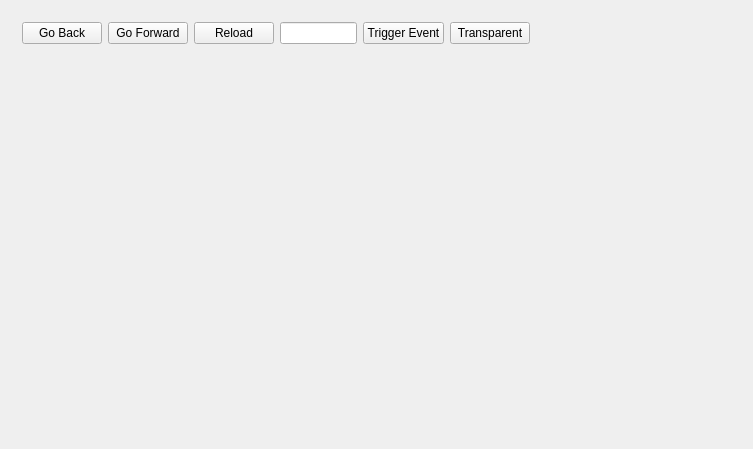
<?xml version="1.0" encoding="UTF-8"?>
<ui version="4.0">
 <class>QCefViewTestClass</class>
 <widget class="QMainWindow" name="QCefViewTestClass">
  <property name="geometry">
   <rect>
    <x>0</x>
    <y>0</y>
    <width>753</width>
    <height>449</height>
   </rect>
  </property>
  <property name="windowTitle">
   <string>QCefViewTest</string>
  </property>
  <widget class="QWidget" name="centralWidget">
   <property name="styleSheet">
    <string notr="true"/>
   </property>
   <layout class="QGridLayout" name="gridLayout">
    <item row="0" column="0">
     <widget class="QWidget" name="widgetNavigationbar" native="true">
      <layout class="QHBoxLayout" name="horizontalLayout">
       <item>
        <widget class="QPushButton" name="pushButtonGoBack">
         <property name="text">
          <string>Go Back</string>
         </property>
        </widget>
       </item>
       <item>
        <widget class="QPushButton" name="pushButtonGoForward">
         <property name="text">
          <string>Go Forward</string>
         </property>
        </widget>
       </item>
       <item>
        <widget class="QPushButton" name="pushButtonReloadOrStop">
         <property name="text">
          <string>Reload</string>
         </property>
        </widget>
       </item>
       <item>
        <widget class="QLineEdit" name="lineEditUrl"/>
       </item>
       <item>
        <widget class="QPushButton" name="pushButtonTriggerEvent">
         <property name="text">
          <string>Trigger Event</string>
         </property>
        </widget>
       </item>
       <item>
        <widget class="QPushButton" name="pushButtonTransparent">
         <property name="text">
          <string>Transparent</string>
         </property>
        </widget>
       </item>
       <item>
        <spacer name="horizontalSpacer">
         <property name="orientation">
          <enum>Qt::Horizontal</enum>
         </property>
         <property name="sizeHint" stdset="0">
          <size>
           <width>231</width>
           <height>20</height>
          </size>
         </property>
        </spacer>
       </item>
      </layout>
     </widget>
    </item>
    <item row="1" column="0">
     <widget class="QCefView" name="widgetCef" native="true">
      <property name="sizePolicy">
       <sizepolicy hsizetype="Preferred" vsizetype="Expanding">
        <horstretch>0</horstretch>
        <verstretch>0</verstretch>
       </sizepolicy>
      </property>
      <property name="minimumSize">
       <size>
        <width>0</width>
        <height>0</height>
       </size>
      </property>
     </widget>
    </item>
   </layout>
  </widget>
 </widget>
 <layoutdefault spacing="6" margin="11"/>
 <customwidgets>
  <customwidget>
   <class>QCefView</class>
   <extends>QWidget</extends>
   <header>qcefview.h</header>
   <container>1</container>
  </customwidget>
 </customwidgets>
 <resources>
  <include location="qcefviewtest.qrc"/>
 </resources>
 <connections/>
</ui>
